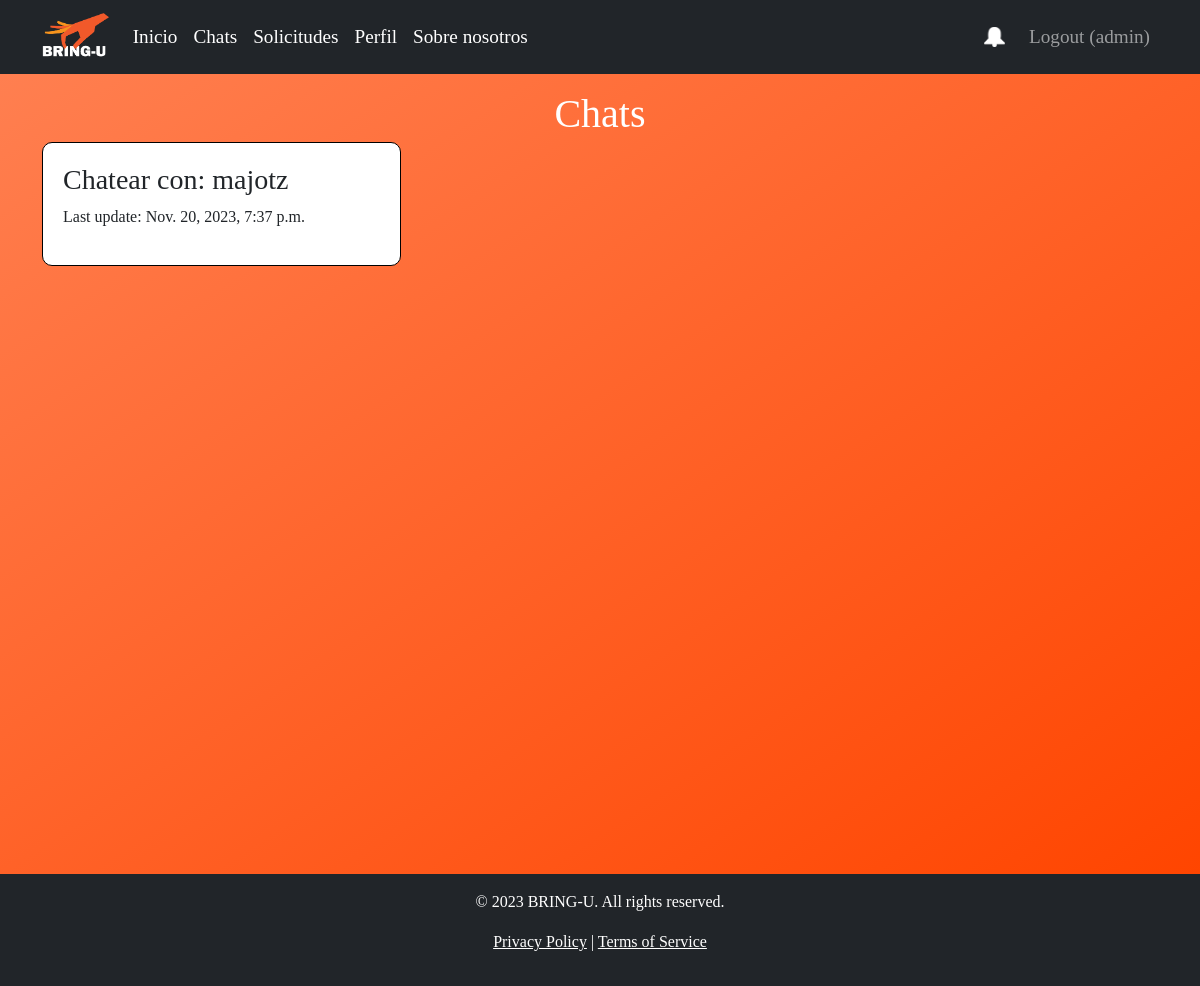
The app's page /chat/ (signed in) with its own data.
### accounts/models.py (models this page shows)
class UserProfile(AbstractUser):
    id = models.AutoField(primary_key=True)
    is_service_prov = models.BooleanField(default=False)
    first_name = models.CharField(max_length=100)
    last_name = models.CharField(max_length=100)
    username = models.CharField(max_length=15, unique=True)
    tel = models.IntegerField(null=True)
    profile_pic = models.ImageField(upload_to=upload_to, blank=True, null=True, default='photoprofile.jpg')
    email = models.EmailField()
    def __str__(self):
        return self.username

### chat/models.py (models this page shows)
class Chat(models.Model):
    id_chat = models.AutoField(primary_key=True)
    fk_id_delivery = models.ForeignKey(Delivery, on_delete=models.CASCADE)
    last_update = models.DateTimeField(auto_now=True)

### bring_u/models.py (models this page shows)
class Delivery(models.Model):
    id_delivery = models.AutoField(primary_key=True)
    fk_id_request = models.ForeignKey(Request, on_delete=models.CASCADE)
    fk_id_client = models.ForeignKey(UserProfile, on_delete=models.CASCADE, related_name='client_deliveries', default=None)
    fk_id_delivery_man = models.ForeignKey(UserProfile, on_delete=models.CASCADE, related_name='delivery_man_deliveries')
    time = models.TimeField(auto_now=True)
    finished = models.BooleanField(default=False)

### chat/views.py (the view)
# urls.py: path('', views.Chats, name='chats'),
@login_required
def Chats(request):
    user = request.user
    current_user = UserProfile.objects.get(username=user)
    chats = []
    if current_user:
        chats = Chat.objects.filter(
            Q(fk_id_delivery__fk_id_delivery_man=current_user) | Q(fk_id_delivery__fk_id_client=current_user)
        )
    context = {
        'chats':chats,
        'username': current_user
    }
    return render(request, 'chats.html', context)

### chat/templates/chats.html (shortened to what this page needs)
{% extends 'base.html' %}
{% load static %}
{% block head %}
<link rel="stylesheet" type="text/css" href="{% static 'css/chat/chats.css' %}">
{% endblock head %}
{% block content %}
<h1 class="chats-title text-center pt-3 text-white">Chats</h1>
<div class="container mt-1" id="main-container">
    <div class="row">
        <div class="col" id="chat-list">
            <ul id="container-chats">
                {% for chat in chats %}
                    <li class="open-chat" data-chat-id="{{ chat.id_chat }}">
                        <h3>Chatear con: {% if chat.fk_id_delivery.fk_id_delivery_man == username %}{{ chat.fk_id_delivery.fk_id_client }}{% else %}{{ chat.fk_id_delivery.fk_id_delivery_man }}{% endif %}</h3>
                        <p>Last update: {{ chat.last_update }}</p>
                    </li>
                {% endfor %}
            </ul>
        </div>
    </div>
</div>
{% endblock content %}

### bring_u/templates/base.html (shortened to what this page needs)
<!DOCTYPE html>
<html lang="en">
<head>
    {% load static %}
    <link href="https://cdn.jsdelivr.net/npm/bootstrap@5.3.1/dist/css/bootstrap.min.css" rel="stylesheet">
    <link rel="stylesheet" type="text/css" href="{% static 'css/base.css' %}">
    <link rel="stylesheet" href="https://cdnjs.cloudflare.com/ajax/libs/normalize/5.0.0/normalize.min.css">
    <link rel='stylesheet' href='https://cdnjs.cloudflare.com/ajax/libs/cropper/2.3.4/cropper.min.css'>
    {% block head %}{% endblock %}
</head>
<body>
    <header>
        <nav class="navbar navbar-expand-lg navbar-dark bg-dark">
            <div class="container d-flex">
                <a class="navbar-brand pr-4 logo" href="/"><img src="/media/logo.png" alt="" height="48px"></a>
                <div class="collapse navbar-collapse" id="navbarNav">
                    <ul class="navbar-nav me-auto">
                        <li class="nav-item">
                            <a class="nav-link" href="/" style="color: white">Inicio</a>
                        </li>
                        <li class="nav-item">
                            <a class="nav-link" href="/chat" style="color: white">Chats</a>
                        </li>
                        <li class="nav-item">
                            <a class="nav-link" href="/request" style="color: white">Solicitudes</a>
                        </li>
                        {% if user.is_authenticated %}
                        <li class="nav-item">
                            <a class="nav-link" href="/profile" style="color: white">Perfil</a>
                        </li>
                        {% endif %}
                        <li class="nav-item">
                            <a class="nav-link" href="/about_us" style="color: white">Sobre nosotros</a>
                        </li>
                    </ul>
                    <ul class="navbar-nav ms-auto">
                        {% if user.is_authenticated %}
                        {% if unread_notifications %}
                        <a class="navbar-brand pr-4 logo" href="{% url 'notifications' %}"><img
                                src="/media/bell-nonread.png" alt="" height="20px"></a>
                        {% else %}
                        <a class="navbar-brand pr-4 logo" href="{% url 'notifications' %}"><img src="/media/bell.png"
                                alt="" height="20px"></a>
                        {% endif %}
                        <li class="nav-item">
                            <a class="nav-link" href="{% url 'logoutaccount' %}">Logout ({{ user.username }})</a>
                        </li>
                        {% endif %}
                    </ul>
                </div>
            </div>
        </nav>
    </header>
    <main>
        {% block content %}
        {% endblock %}
    </main>
    <footer class="bg-dark text-white text-center py-3">
        <div class="container">
            <p>&copy; 2023 BRING-U. All rights reserved.</p>
            <p>
                <a href="/privacy-policy" class="text-white">Privacy Policy</a> |
                <a href="/terms-of-service" class="text-white">Terms of Service</a>
            </p>
        </div>
    </footer>
</body>
</html>

### static/css/base.css (style rules this page uses)
* { font-family: 'Franklin Gothic'; }
html, body { margin: 0; padding: 0; height: 100%; width: 100%; }
header > nav { font-size: 1.2em; }

### static/css/chat/chats.css (style rules this page uses)
main { margin: 0; background-color: #FFA500; background-image: linear-gradient(to bottom right, #FF7F50, #FF4500); min-height: 100vh; }
.chats-title { margin:0!important; }
#chat-list { margin-left: 0 !important; }
#container-chats { display: grid; grid-template-columns: repeat(auto-fill, minmax(300px, 1fr)); gap: 20px; list-style: none; padding: 0; width: 100%; }
#container-chats > li { padding: 20px; border: 1px solid black; border-radius: 10px; cursor: pointer; background-color: #fff; transition: transform 0.2s; }

### records on screen
UserProfile: username "admin"
Chat: fk_id_delivery.fk_id_client "majotz", last_update "Nov. 20, 2023, 7:37 p.m."
